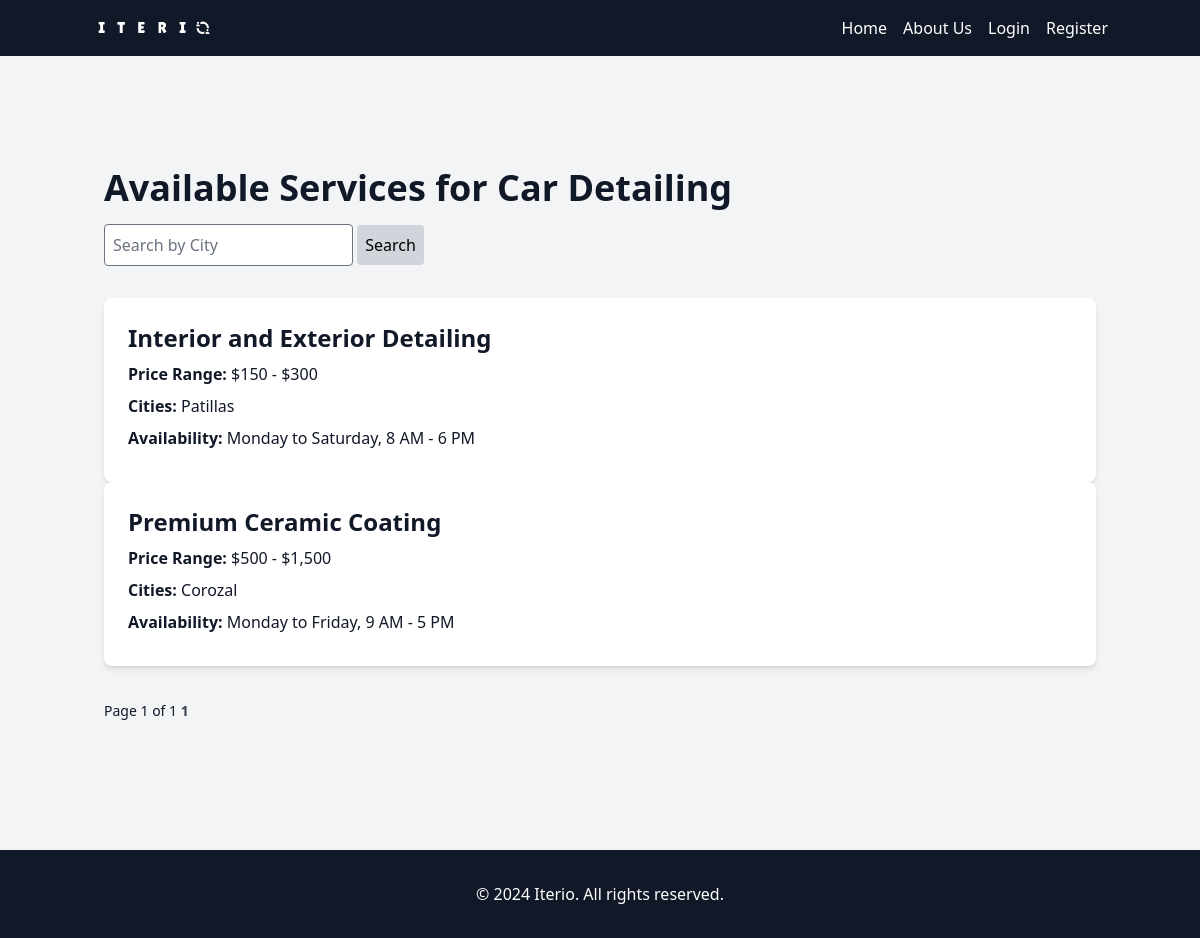
Screenshot of /Automotive Services/11/ with the database file from the repository.
### iterio_app/models.py (models this page shows, shortened)
class SubCategory(models.Model):
    name = models.CharField(max_length=100)
    category = models.ForeignKey(Category, on_delete=models.CASCADE, related_name='subcategories')
    def __str__(self):
        return self.name
    class Meta:
        verbose_name_plural = 'Sub-categories'

class Service(models.Model):
    name = models.CharField(max_length=100)
    description = models.TextField()
    price_range = models.CharField(max_length=100, blank=True)
    category = models.ForeignKey(Category, on_delete=models.CASCADE, related_name='services', default=11)
    subcategory = models.ForeignKey(SubCategory, on_delete=models.CASCADE, related_name='services')
    cities = models.ManyToManyField(City, related_name='services')
    picture = models.ImageField(upload_to='service_pictures', blank=True, null=True)
    availability = models.TextField(blank=True)
    contact_info = models.TextField(blank=True)

class City(models.Model):
    name = models.CharField(max_length=100, unique=True)

### iterio_app/views.py (the view)
# urls.py: path('<str:desired_category>/<int:subcategory_id>/', views.available_services, name='available_services'),
def available_services(request, desired_category, subcategory_id):
    subcategory = get_object_or_404(SubCategory, id=subcategory_id)
    services = subcategory.services.all()
    query = request.GET.get('q')
    if query:
        services = services.filter(cities__name__icontains=query).distinct()
    paginator = Paginator(services, 5) # Show 5 services per page
    page_number = request.GET.get('page')
    page_obj = paginator.get_page(page_number)
    context = {
        'services': services,
        'subcategory': subcategory,
        'page_obj': page_obj,
        'query': query
    }
    return render(request, 'iterio_app/available_services.html', context)

### iterio_app/models.py (called while the page is built)
    def __str__(self):
        return self.name

### iterio_app/templates/iterio_app/available_services.html (shortened to what this page needs)
{% extends 'main.html' %}
{% load static %}
{% load static tailwind_tags %}
{% block content %}
<br>
<br>
<section class="mb-16">
    <div class="container mx-auto py-8">
        <h1 class="text-4xl font-bold mb-4">Available Services for {{ subcategory.name }}</h1>
        <form method="GET" action="" class="mb-8">
            <input type="text" name="q" placeholder="Search by City" value="{{ request.GET.q }}" class="p-2 border rounded">
            <button type="submit" class="p-2 bg-gray-300 text-black rounded">Search</button>
        </form>
        <div class="grid-cols-1 gap-6">
            {% if not page_obj %}
                <p>No services available at this time.</p>
            {% else %}
                {% for service in page_obj %}
                    <div class="bg-white p-6 rounded-lg shadow-md hover:scale-105">
                        <a href="{% url 'book_service' service.id %}">
                            <h2 class="text-2xl font-semibold mb-2">{{ service.name }}</h2>
                            <p class="mb-2"><strong>Price Range:</strong> {{ service.price_range }}</p>
                            <p class="mb-2"><strong>Cities:</strong>
                                {% for city in service.cities.all %}
                                    {{ city.name }}{% if not forloop.last %}, {% endif %}
                                {% endfor %}
                            </p>
                            <p class="mb-2"><strong>Availability:</strong> {{ service.availability }}</p>
                        </a>
                    </div>
                {% endfor %}
            {% endif %}
        </div>
        <div class="mt-8">
            <span class="text-sm">
                Page {{ page_obj.number }} of {{ page_obj.paginator.num_pages }}
            </span>
            <div class="inline-block">
                {% for num in page_obj.paginator.page_range %}
                    {% if page_obj.number == num %}
                        <span class="text-sm text-gray-700 font-bold">{{ num }}</span>
                    {% elif num > page_obj.number|add:'-3' and num < page_obj.number|add:'3' %}
                        <a href="?page={{ num }}&q={{ query }}" class="text-sm text-gray-700 hover:text-gray-900">{{ num }}</a>
                    {% endif %}
                {% endfor %}
            </div>
        </div>
    </div>
</section>
{% endblock %}

### templates/main.html (style rules this page uses)
html, body { height: 100%; }
body { display: flex; flex-direction: column; }

### rows the page displays
SubCategory: name "Car Detailing"
Service: name "Interior and Exterior Detailing", price_range "$150 - $300", availability "Monday to Saturday, 8 AM - 6 PM"
City: name "Patillas"
Service: name "Premium Ceramic Coating", price_range "$500 - $1,500", availability "Monday to Friday, 9 AM - 5 PM"
City: name "Corozal"

### other values shown
{{ page_obj.number }} "1"
{{ page_obj.paginator.num_pages }} "1"
{{ num }} "1"
